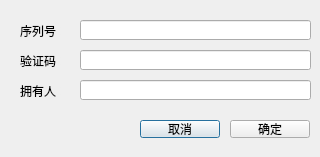
<?xml version="1.0" encoding="UTF-8"?>
<ui version="4.0">
 <class>insertdev</class>
 <widget class="QDialog" name="insertdev">
  <property name="geometry">
   <rect>
    <x>0</x>
    <y>0</y>
    <width>320</width>
    <height>157</height>
   </rect>
  </property>
  <property name="windowTitle">
   <string>Dialog</string>
  </property>
  <widget class="QLineEdit" name="lineEdit_serialnum">
   <property name="geometry">
    <rect>
     <x>80</x>
     <y>20</y>
     <width>231</width>
     <height>20</height>
    </rect>
   </property>
  </widget>
  <widget class="QLabel" name="label">
   <property name="geometry">
    <rect>
     <x>20</x>
     <y>20</y>
     <width>41</width>
     <height>21</height>
    </rect>
   </property>
   <property name="text">
    <string>序列号：</string>
   </property>
  </widget>
  <widget class="QLineEdit" name="lineEdit_checksum">
   <property name="geometry">
    <rect>
     <x>80</x>
     <y>50</y>
     <width>231</width>
     <height>20</height>
    </rect>
   </property>
  </widget>
  <widget class="QLabel" name="label_3">
   <property name="geometry">
    <rect>
     <x>20</x>
     <y>50</y>
     <width>41</width>
     <height>21</height>
    </rect>
   </property>
   <property name="text">
    <string>验证码：</string>
   </property>
  </widget>
  <widget class="QLabel" name="label_4">
   <property name="geometry">
    <rect>
     <x>20</x>
     <y>80</y>
     <width>41</width>
     <height>21</height>
    </rect>
   </property>
   <property name="text">
    <string>拥有人：</string>
   </property>
  </widget>
  <widget class="QLineEdit" name="lineEdit_belong">
   <property name="geometry">
    <rect>
     <x>80</x>
     <y>80</y>
     <width>231</width>
     <height>20</height>
    </rect>
   </property>
  </widget>
  <widget class="QPushButton" name="pushButton_cancle">
   <property name="geometry">
    <rect>
     <x>140</x>
     <y>120</y>
     <width>80</width>
     <height>18</height>
    </rect>
   </property>
   <property name="text">
    <string>取消</string>
   </property>
  </widget>
  <widget class="QPushButton" name="pushButton_ok">
   <property name="geometry">
    <rect>
     <x>230</x>
     <y>120</y>
     <width>80</width>
     <height>18</height>
    </rect>
   </property>
   <property name="text">
    <string>确定</string>
   </property>
  </widget>
 </widget>
 <resources/>
 <connections/>
</ui>
